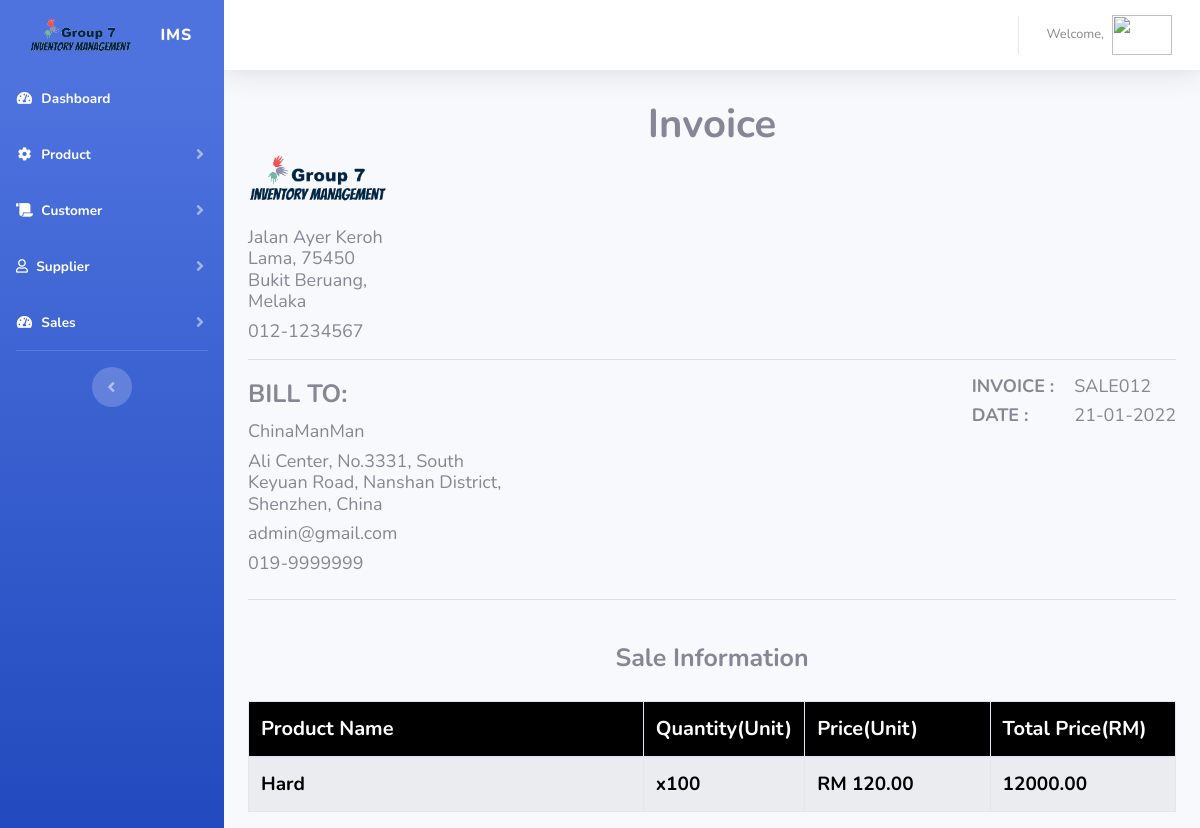
The app's page /invoice sale.php?id=SALE012 with its own data.
### tables this page shows
CREATE TABLE `customer` (
  `cust_id` varchar(7) NOT NULL DEFAULT '0',
  `cust_name` varchar(100) NOT NULL,
  `cust_add` varchar(100) NOT NULL,
  `cust_contact` varchar(11) NOT NULL,
  `cust_email` varchar(100) NOT NULL,
  `cust_status` varchar(100) NOT NULL
);

CREATE TABLE `sale` (
  `sale_id` varchar(7) NOT NULL DEFAULT '0',
  `sale_prod_name` varchar(100) NOT NULL,
  `sale_price` double(10,2) NOT NULL,
  `sale_qty_sold` int(11) NOT NULL,
  `total_price` double(10,2) DEFAULT NULL,
  `sale_date` varchar(100) NOT NULL,
  `prod_id` varchar(7) DEFAULT '0',
  `cust_id` varchar(7) DEFAULT '0'
);

### invoice sale.php (the view, shortened to what this page needs)
<?php include('config.php');?>
<?php
$SID = $_GET['id'];
$sql = "SELECT * FROM sale WHERE sale_id='$SID'";
$result = mysqli_query($con, $sql);
if(mysqli_num_rows($result) > 0)
{
    while($row = mysqli_fetch_assoc($result))
    {
        $a = $row["sale_id"];
        $b = $row["sale_prod_name"];
        $c = $row["sale_price"];
        $d = $row['sale_qty_sold'];
        $e = $row["sale_date"];
        $f = $row['total_price'];
        $CID = $row['cust_id'];
        $cust_sql = "SELECT * FROM customer WHERE cust_id='$CID'";
        $cust_result = mysqli_query($con,$cust_sql);
        if(mysqli_num_rows($cust_result) > 0)
        {
            while($cust_row = mysqli_fetch_assoc($cust_result)){
                $g = $cust_row['cust_name'];
                $h = $cust_row['cust_add'];
                $i = $cust_row['cust_contact'];
                $j = $cust_row['cust_email'];
            }
        }
        $timestamp = strtotime($e);
        $new_date = date("d-m-Y", $timestamp);
    }
}
?>
<!DOCTYPE html>
<html>
<head>
    <link href="vendor/fontawesome-free/css/all.min.css" rel="stylesheet" type="text/css">
    <link href="css/sb-admin-2.min.css" rel="stylesheet">
    <link rel="stylesheet" href="https://ajax.googleapis.com/ajax/libs/jqueryui/1.12.1/themes/smoothness/jquery-ui.css">
    <link rel="stylesheet" type="text/css" href="https://cdn.datatables.net/v/dt/dt-1.11.4/datatables.min.css" />
</head>
<body id="page-top">
    <div id="wrapper">
        <?php include("sidebar.php"); ?>
        <div id="content-wrapper" class="d-flex flex-column">
            <div id="content">
                <?php include("topbar.php"); ?>
                <div class="container-fluid">
                    <div class="title invoice-title">Invoice</div>
                    <div class="content">
                        <form method="post" enctype="multipart/form-data">
                            <div class="user-details-topper">
                                <img src="image/inventory_logo.png" width="15%" />
                                <div class="detail">
                                    <br>
                                    <h2>Jalan Ayer Keroh Lama, 75450 Bukit Beruang, Melaka</h2>
                                    <h2>012-1234567</h2>
                                </div>
                            </div>
                            <hr>
                            <div class="user-details-top">
                                <div class="top-left-invoice">
                                    <label>BILL TO:</label>
                                    <br>
                                    <h2><?php echo $g?></h2>
                                    <h2><?php echo $h?></h2>
                                    <h2><?php echo $j?></h2>
                                    <h2><?php echo $i?></h2>
                                </div>
                                <div class="top-right-invoice">
                                    <div class="detail">
                                        <h1>INVOICE :</h1>
                                        <h1>DATE :</h1>
                                    </div>
                                    <div>
                                        <h2><?php echo $a?></h2>
                                        <h2><?php echo $new_date?></h2>
                                    </div>
                                </div>
                            </div>
                            <hr>
                            <br>
                            <div class="table-information">
                                <div class="title invoice-information">Sale Information</div>
                                <br>
                                <table class="table table-striped table-bordered" id="data_table" style="width:100%;">
                                    <thead>
                                        <tr class="control-form">
                                            <th>Product Name</th>
                                            <th width="8%">Quantity(Unit)</th>
                                            <th width="20%">Price(Unit)</th>
                                            <th width="20%">Total Price(RM)</th>
                                        </tr>
                                    </thead>
                                    <tr>
                                        <td><?php echo $b;?> </td>
                                        <td>x<?php echo $d;?></td>
                                        <td>RM <?php echo $c;?></td>
                                        <td><?php echo $f;?></td>
                                    </tr>
                            </div>
                        </form>
                    </div>
                </div>
            </div>
        </div>
    </div>
</body>
</html>

### invoice sale.php (style rules this page uses)
.invoice-title { text-align: center; font-size: 40px; font-weight: bold; }
.invoice-information { text-align: center; font-size: 25px; font-weight: bold; }
tr { font-size: 20px; font-weight: bold; background-color: black; color: #fff; }
td { font-size: 19px; color: black; }
.user-details-top { display: flex; justify-content: space-between; }
.user-details-top h1 { font-size: 18px; font-weight: 0; }
.user-details-top label { font-size: 25px; font-weight: bold; }
.user-details-top h2 { font-size: 18px; }
.top-left-invoice { width: 30%; }
.top-right-invoice { display: flex; float: right; }
.top-right-invoice .detail { padding: 0 20px 0 20px; }
.top-right-invoice h1 { font-weight: bold; }
.user-details-topper .detail { width: 15%; }
.user-details-topper h2 { font-size: 18px; }

### records on screen
customer: cust_name "ChinaManMan", cust_add "Ali Center, No.3331, South Keyuan Road, Nanshan District, Shenzhen, China", cust_email "admin@gmail.com", cust_contact "019-9999999"
sale: sale_id "SALE012", sale_date "21-01-2022", sale_prod_name "Hard", sale_qty_sold "100", sale_price "120.00", total_price "12000.00"
